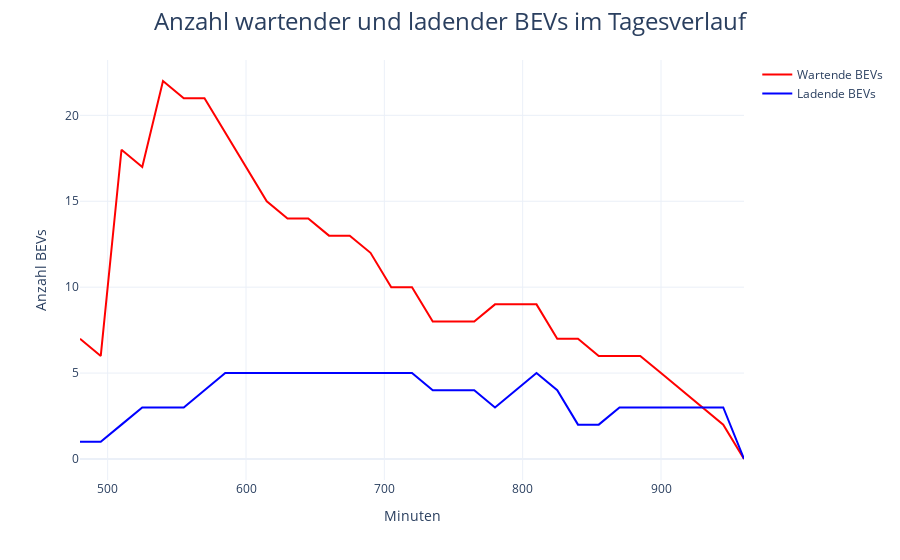

The notebook cell saved with this chart:
### Code cell
figureGeneration.create_bev_number_figure(simulation_data)

### Figure 1 — Plotly figure (JSON) as saved in the notebook; plotly's stock layout.template omitted (floating-point values rounded to 4 significant figures)
{"data": [{"line": {"color": "red"}, "name": "Wartende BEVs", "type": "scatter", "x": [480, 495, 510, 525, 540, 555, 570, 585, 600, 615, 630, 645, 660, 675, 690, 705, 720, 735, 750, 765, 780, 795, 810, 825, 840, 855, 870, 885, 900, 915, 930, 945, 960], "y": [7, 6, 18, 17, 22, 21, 21, 19, 17, 15, 14, 14, 13, 13, 12, 10, 10, 8, 8, 8, 9, 9, 9, 7, 7, 6, 6, 6, 5, 4, 3, 2, 0]}, {"line": {"color": "blue"}, "name": "Ladende BEVs", "type": "scatter", "x": [960, 945, 930, 915, 900, 885, 870, 855, 840, 825, 810, 795, 780, 765, 750, 735, 720, 705, 690, 675, 660, 645, 630, 615, 600, 585, 570, 555, 540, 525, 510, 495, 480], "y": [0, 3, 3, 3, 3, 3, 3, 2, 2, 4, 5, 4, 3, 4, 4, 4, 5, 5, 5, 5, 5, 5, 5, 5, 5, 5, 4, 3, 3, 3, 2, 1, 1]}], "layout": {"legend": {"tracegroupgap": 0}, "margin": {"t": 60}, "title": {"font": {"size": 24}, "text": "Anzahl wartender und ladender BEVs im Tagesverlauf", "x": 0.5, "xanchor": "center"}, "xaxis": {"anchor": "y", "domain": [0, 1], "title": {"text": "Minuten"}}, "yaxis": {"anchor": "x", "domain": [0, 1], "title": {"text": "Anzahl BEVs"}}}}
